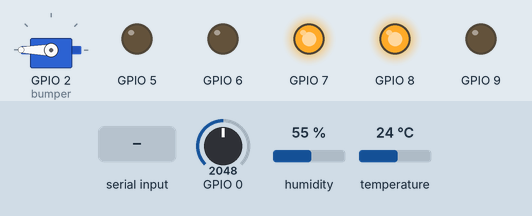
A program run on a simulated ESP32-C3. On the bench: servo, output pins drawn as LEDs (lit = HIGH). The test bench sets the inputs (shaded band); at power-on: GPIO 0 = 2048, humidity 55 %, temperature 24 °C.

Above: at 1.2 s.
1.3 s: "90,45\n" received over Serial
At 3.5 s:
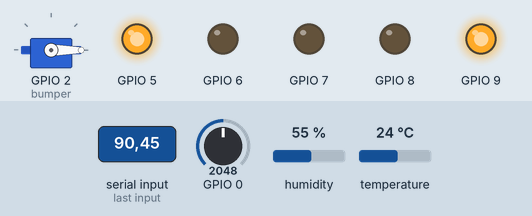
7.3 s: "90\n" received over Serial
At 8.1 s:
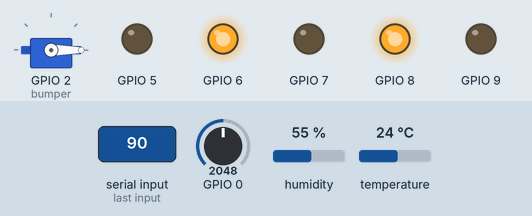
13.3 s: "200\n" received over Serial
At 18.6 s:
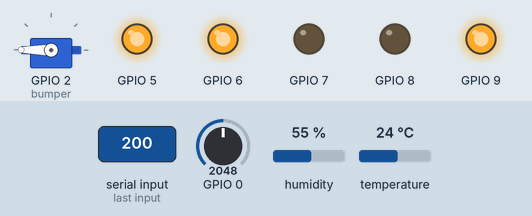
Timing chart, 0 to 20.2 s (numbered marks = the images above; inputs shaded):
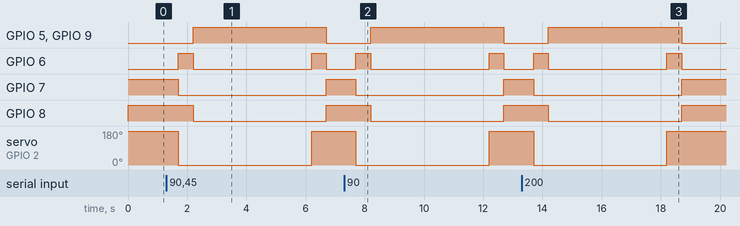

Measured:
- after the input at 1.3 s, GPIO 5, GPIO 9: LOW → HIGH after 0.90 s, → LOW 4.5 s later; GPIO 6: alternates HIGH for 0.50 s and LOW for 4.0 s, starting after 0.40 s; GPIO 7: HIGH → LOW after 0.40 s, → HIGH 5.0 s later; GPIO 8: HIGH → LOW after 0.90 s, → HIGH 4.5 s later; servo on GPIO 2 (bumper): 180° → 0° after 0.40 s, → 180° 4.5 s later
- after the input at 7.3 s, GPIO 5, GPIO 9: LOW → HIGH after 0.90 s, → LOW 4.5 s later; GPIO 6: alternates HIGH for 0.50 s and LOW for 4.0 s, starting after 0.40 s; GPIO 7: HIGH → LOW after 0.40 s, → HIGH 5.0 s later; GPIO 8: HIGH → LOW after 0.90 s, → HIGH 4.5 s later; servo on GPIO 2 (bumper): 180° → 0° after 0.40 s, → 180° 4.5 s later
- after the input at 13.3 s, GPIO 5, GPIO 9: LOW → HIGH after 0.90 s, → LOW 4.5 s later; GPIO 6: alternates HIGH for 0.50 s and LOW for 4.0 s, starting after 0.40 s; GPIO 7: HIGH → LOW after 0.40 s, → HIGH 5.0 s later; GPIO 8: HIGH → LOW after 0.90 s, → HIGH 4.5 s later; servo on GPIO 2 (bumper): 180° → 0° after 0.40 s, → 180° 4.5 s later

The program:

main.cpp
```cpp
#include <Arduino.h>
#include <DHT.h>
#include <ESP32Servo.h>

Servo bumper;

DHT dht(1, DHT22);

void SetTrafficLightsCar(bool isRed)
{
  if (isRed)
  {
    digitalWrite(7, LOW);
    digitalWrite(6, HIGH);
  }
  else
  {
    digitalWrite(6, !isRed);
  }
  delay(500);

  digitalWrite(5, isRed);
  digitalWrite(6, false);
  digitalWrite(7, !isRed);
  digitalWrite(8, !isRed);
  digitalWrite(9, isRed);
}

bool oldBumper = false;
void ToggleBumper()
{
  if (oldBumper == false)
  {
    bumper.write(0);
    SetTrafficLightsCar(true);
    oldBumper = true;
  }
  else
  {
    bumper.write(180);
    SetTrafficLightsCar(false);
    oldBumper = false;
  }
}

void setup()
{

  pinMode(5, OUTPUT);
  pinMode(6, OUTPUT);
  pinMode(7, OUTPUT);
  pinMode(8, OUTPUT);
  pinMode(9, OUTPUT);

  digitalWrite(7, HIGH);
  digitalWrite(8, HIGH);

  Serial.begin(115200);
  Serial.setTimeout(400);
  pinMode(A0, INPUT);
  bumper.setPeriodHertz(150); // standard 50 hz servo
  bumper.attach(2, 500, 2500);
  dht.begin();
  bumper.write(180);
}

uint oldMillis = 0;
int CarSpeed = 0;
int MaxSpeed;
int MaxSpeedBadWeather = 30;
int MaxSpeedGoodWeather = 50;

int wet_s = 0;
int temp_s = 0;
bool bprint = false;
void loop()
{
  if (analogRead(0) + wet_s < 3900 && dht.readTemperature() + temp_s <= 0)
  {
    MaxSpeed = MaxSpeedBadWeather;
  }
  else
  {
    MaxSpeed = MaxSpeedGoodWeather;
  }

  if (Serial.available())
  {
    CarSpeed = Serial.readString().toInt();
  }
  if (CarSpeed == 9898)
  {
    CarSpeed = 0;
    wet_s = -2000;
    temp_s = -30;
  }
  if (CarSpeed == 8989)
  {
    CarSpeed = 0;
    wet_s = 0;
    temp_s = 0;
  }
  if (CarSpeed == 9999)
  {
    bprint = !bprint;
    CarSpeed = 0;
  }
  if (millis() - oldMillis > 4000)
  {
    if (bprint)
    {
      oldMillis = millis();
      Serial.println("Temp: " + String(dht.readTemperature() + temp_s) + +"% Wetness: " + String(analogRead(0) + wet_s) + " MaxSpeed: " + String(MaxSpeed));
    }
    else
    {
      oldMillis = millis();
    }
  }

  if (CarSpeed > MaxSpeed + 4)
  {
    ToggleBumper();
    delay(4000);
    ToggleBumper();
    CarSpeed = 0;
  }
}
```
